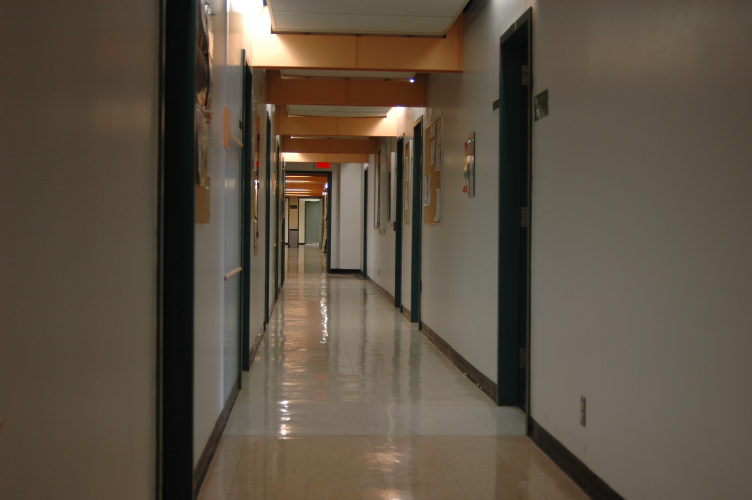
#> input picture assignment4/hallway1.jpg, 1504 x 1000 px (shown at 1/2 size)
$ jupyter execute a4_q4.ipynb
#> lines starting #> are read from the running program, lines starting #| are printed output that depends on the picture
#### Assignment 4 - Question 4: Homography

#### Setting up

[cell 1]
import numpy as np
import matplotlib.pyplot as plt
import cv2

[cell 2]
img1 = cv2.imread('hallway1.jpg')
#> img1 is the input picture: shape (1000, 1504, 3); mean B, G, R 66.7, 81.1, 92.2
img2 = cv2.imread('hallway2.jpg')
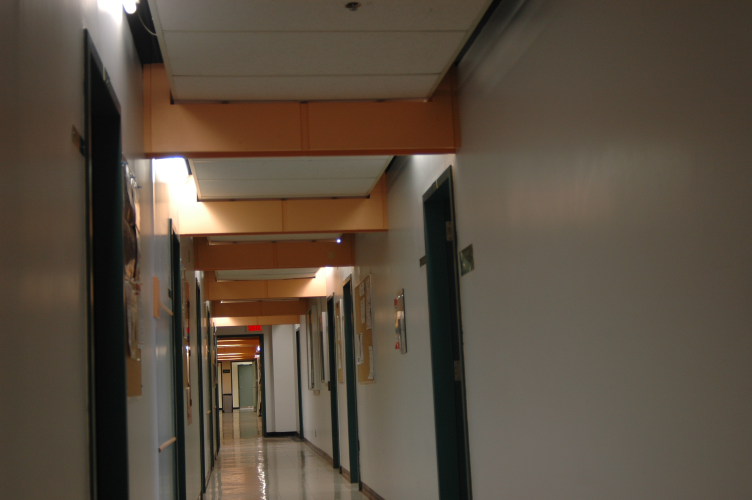
#> input picture assignment4/hallway2.jpg, 1504 x 1000 px (shown at 1/2 size)
#> img2 is the input picture: shape (1000, 1504, 3); mean B, G, R 63.3, 77.3, 89.6
img3 = cv2.imread('hallway3.jpg')
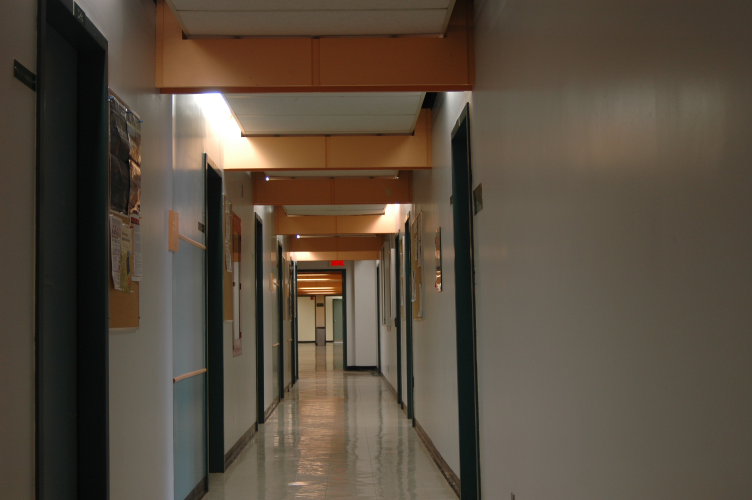
#> input picture assignment4/hallway3.jpg, 1504 x 1000 px (shown at 1/2 size)
#> img3 is the input picture: shape (1000, 1504, 3); mean B, G, R 62.5, 76.2, 87.9

img1 = cv2.cvtColor(img1, cv2.COLOR_RGB2BGR)
img2 = cv2.cvtColor(img2, cv2.COLOR_RGB2BGR)
img3 = cv2.cvtColor(img3, cv2.COLOR_RGB2BGR)

#### Step 1: Plot Selected Corresponding Points

[cell 3]
def get_correspondence(case):
    if case == "A":
        pts1 = np.array([[999, 76],[1062, 13],[1095,228],[790, 614],[838,660]])
        pts2 = np.array([[845, 391],[900, 331],[946, 537],[666, 937],[717, 981]])
    elif case == "B":
        pts1 = np.array([[999, 75],[1061, 12],[948,392],[788, 614],[1162,793]])
        pts2 = np.array([[902, 266],[936,204],[882,582],[795,807],[1022,986]])
    elif case == "C":
        pts1 = np.array([[653,544],[789,614],[840,660],[483,777],[536,645]])
        pts2 = np.array([[687,740],[795,807],[826,854],[415,982],[528,845]])
    else:
        return
    return pts1, pts2

[cell 4]
def plot_correspondence(case, image1, image2):
#> called with case = 'A'
    pts1, pts2 = get_correspondence(case)

    fig, (ax1, ax2) = plt.subplots(1, 2, figsize=(13, 10))
    fig.suptitle(f'Case {case} Correspondences', y=0.7, fontsize=12)

    gray1 = cv2.cvtColor(image1, cv2.COLOR_RGB2GRAY)
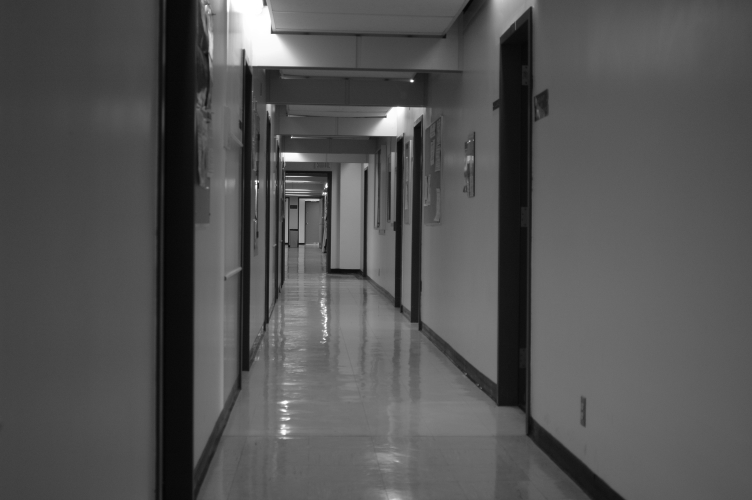
#> gray1: shape (1000, 1504) (shown at 1/2 size); min 2, max 255, mean 82.8
    gray2 = cv2.cvtColor(image2, cv2.COLOR_RGB2GRAY)
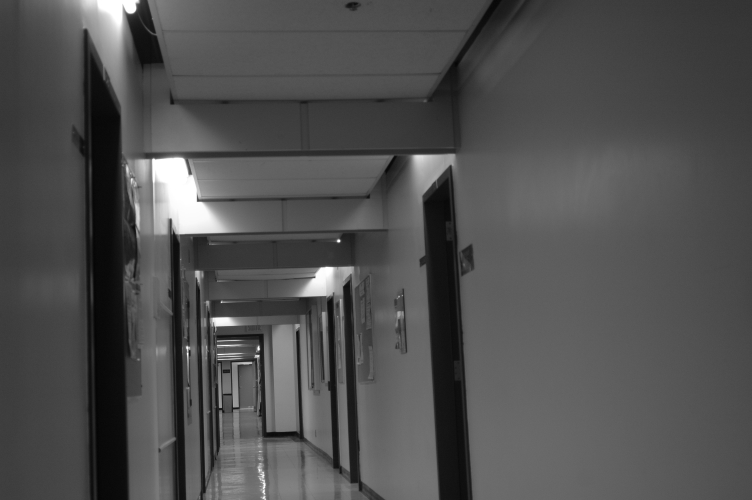
#> gray2: shape (1000, 1504) (shown at 1/2 size); min 2, max 255, mean 79.4

    ax1.imshow(gray1, cmap='gray')
    ax2.imshow(gray2, cmap='gray')

    for i in range(5):
        ax1.plot(pts1[i, 0], pts1[i, 1], "rs", fillstyle="none")
        ax2.plot(pts2[i, 0], pts2[i, 1], "rs", fillstyle="none")
    plt.show()
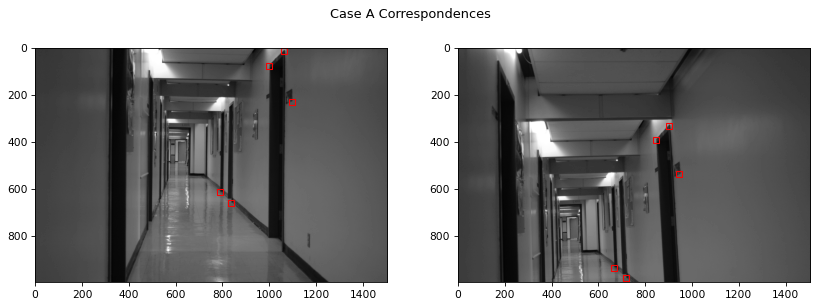
#> figure drawn by matplotlib, 2 panels

[cell 5]
plot_correspondence("A", img1, img2)

[cell 6]
plot_correspondence("B", img1, img3)
#> call 2 of plot_correspondence, with case = 'B'
#> in plot_correspondence (call 2), `gray2 = cv2.cvtColor(image2, cv2.COLOR_RGB2GRAY)`:
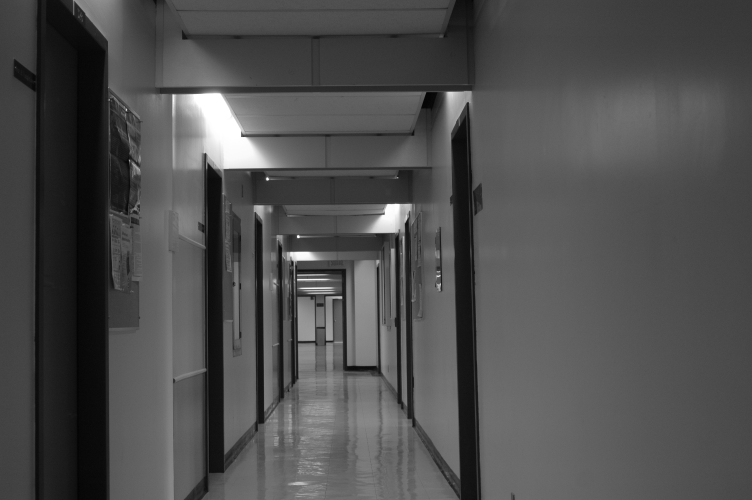
#> gray2: shape (1000, 1504) (shown at 1/2 size); min 1, max 255, mean 78.1
#> in plot_correspondence (call 2), `plt.show()`:
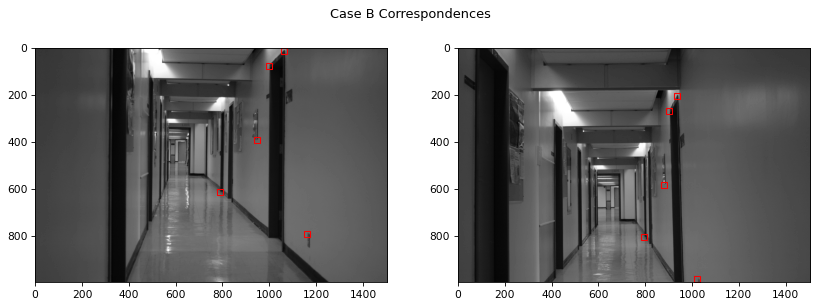
#> figure drawn by matplotlib, 2 panels

[cell 7]
plot_correspondence("C", img1, img3)

#### Step 2: Fit a Homography

[cell 8]
def fit_homography(pts1, pts2):
    n = len(pts1)
    A = np.zeros((2*n, 9))
    for i in range(5):
        x1, y1 = pts1[i, 0], pts1[i, 1]
        x2, y2 = pts2[i, 0], pts2[i, 1]
        A[2*i] = [-x1, -y1, -1, 0, 0, 0, x1*x2, y1*x2, x2]
        A[2*i+1] = [0, 0, 0, -x1, -y1, -1, x1*y2, y1*y2, y2]

    # Solve for the homography matrix
    U, S, Vt = np.linalg.svd(A)
    L = Vt[-1] / Vt[-1, -1]
    H = L.reshape(3, 3)

    return H

def find_case_homo(case):
    pts1, pts2 = get_correspondence(case)
    return fit_homography(pts1, pts2)

##### Case A

[cell 9]
find_case_homo("A")

Comment:
- Translation: the translation vector is approximately (-238.57, 311.97), indicating that the transformed image has been shifted to the left and up relative to the original image.
- Scale: the scaling factors are 1.18 and 1.055 respectively for x and y directions, meaning the image is slightly up-scaled.
- Shear: very small figures that can be ignored
- Rotation: very small figures.

##### Case B

[cell 10]
find_case_homo("B")

Comment:
- Translation: the translation vector is approximately (311.95, 192.81), indicating that the transformed image has been shifted to right and up.
- Scale: the scaling factors are 0.598 and 0.991 respectively for x and y directions, meaning the image is down-sampled.
- Shear: shearing factors (0.0123, 0.0013) means the figure is slightly sheared in both directions.
- Rotation: very small figures that can be ignored

##### Case C

[cell 11]
find_case_homo("C")

Comment:
- Translation: the translation vector is approximately (333.14, 285.35), indicating that the transformed image has been shifted to the right and up relative to the original image.
- Scale: the image has been downsampled by 0.787 in each direction.
- Rotation: transformed image has been rotated counterclockwise
- Shear: -0.4585 and -0.1072 represent shear to the left and down

#### Step 3: Use Homography to Map Selected Point to Estimated Point

[cell 12]
def get_mapped_coordinate(H, x, y):

    v = np.array([x, y, 1.])
    v = H @ v
    z = v[2]
    v = v / z
    est_x, est_y = round(v[0]), round(v[1])

    return est_x, est_y

def estimate_coordinates(pts, H):

    estimated = []

    for pt in pts:
        x, y = pt
        est_x, est_y = get_mapped_coordinate(H, x, y)
        estimated.append([est_x, est_y])

    return np.array(estimated)

[cell 13]
def plot_est_homo(case, image):
    img_copy = image.copy()

    pts1, pts2 = get_correspondence(case)
    H = fit_homography(pts1, pts2)
    pts_est = estimate_coordinates(pts1, H)

    fig, ax = plt.subplots()

    ax.imshow(img_copy)

    for i in range(5):
        ax.plot(pts_est[i, 0], pts_est[i, 1], "gs", fillstyle="none", markersize=10)
    for i in range(5):
        ax.plot(pts2[i, 0], pts2[i, 1], "rs", fillstyle="none", markersize=13)

    plt.show()
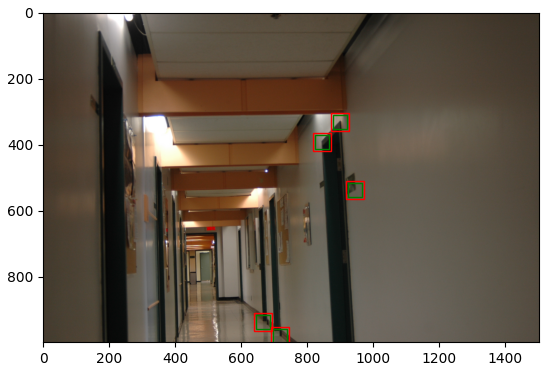
#> figure drawn by matplotlib, 1 panel


def plot_est_homo_case(case):
    if case == "A":
        plot_est_homo("A", img2)
    elif case == "B":
        plot_est_homo("B", img3)
    elif case == "C":
        plot_est_homo("C", img3)
    else:
        return

[cell 14]
plot_est_homo_case("A")

[cell 15]
plot_est_homo_case("B")
#> call 2 of plot_est_homo, with case = 'B'
#> in plot_est_homo (call 2), `plt.show()`:
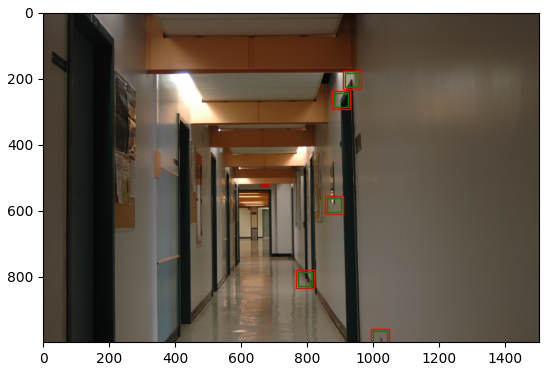
#> figure drawn by matplotlib, 1 panel

[cell 16]
plot_est_homo_case("C")

#### Step 4: Inverse Mapped Pixels

[cell 17]
def inverse_mapped_pixel(case, image1, image2, plot=True):
#> called with case = 'A', plot = True
    gray1 = cv2.cvtColor(image1, cv2.COLOR_BGR2GRAY)
    gray2 = cv2.cvtColor(image2, cv2.COLOR_BGR2GRAY)

    pts1, pts2 = get_correspondence(case)
    H = fit_homography(pts1, pts2)
    pts_est = estimate_coordinates(pts1, H)

    # initialize to zero
    padding = 500
    x, y, z = gray1.shape[0] + padding * 2, gray1.shape[1] + padding * 2,  3
#> x = 2000; y = 2504; z = 3

    # fill red channel with values of the original image
    new_img = np.zeros((x, y, z))
    new_img[padding:x-padding, padding:y-padding, 0] = gray1
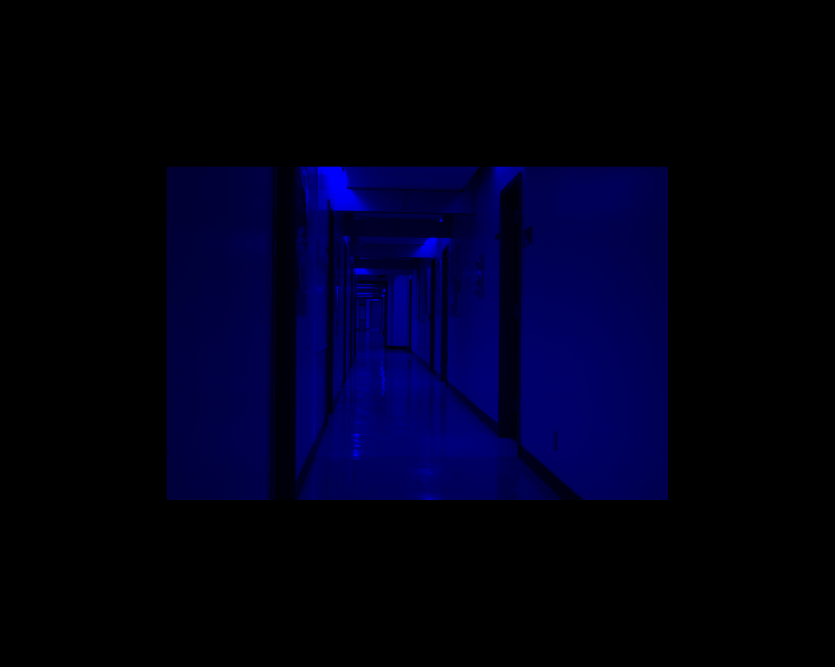
#> new_img: shape (2000, 2504, 3) float64 (shown at 1/3 size); mean of channels 0, 1, 2 23.4, 0, 0; drawn as B, G, R

    # blue and green channels

    for x in range(new_img.shape[0]):
        for y in range(new_img.shape[1]):
            y_, x_ = get_mapped_coordinate(H, y, x) # note x, y is reversed
            if x_ >= padding and x_ < padding + gray2.shape[0] \
                and y_ >= padding and y_ < padding + gray2.shape[1]:
                new_img[x, y, 1] = gray2[x_ - padding, y_ - padding]
                new_img[x, y, 2] = gray2[x_ - padding, y_ - padding]
    new_img /= 255
    if plot:
        plt.imshow(new_img)
    else:
        return new_img
